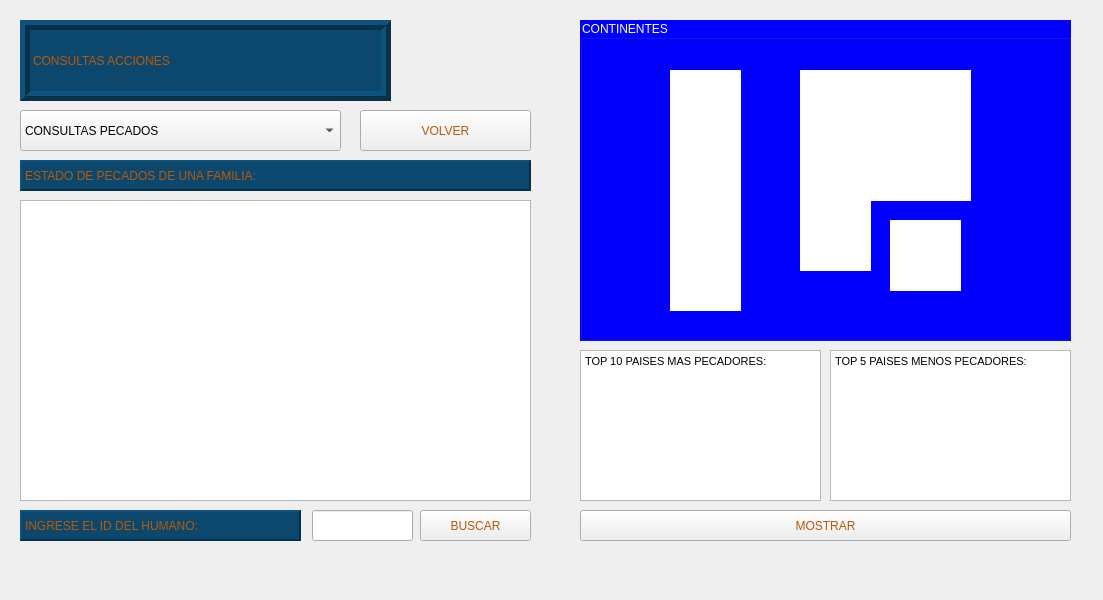
<?xml version="1.0" encoding="UTF-8"?>
<ui version="4.0">
 <class>Ventana_Consultas_Acciones</class>
 <widget class="QMainWindow" name="Ventana_Consultas_Acciones">
  <property name="geometry">
   <rect>
    <x>0</x>
    <y>0</y>
    <width>1103</width>
    <height>600</height>
   </rect>
  </property>
  <property name="windowTitle">
   <string>MainWindow</string>
  </property>
  <widget class="QWidget" name="centralwidget">
   <widget class="QLabel" name="label">
    <property name="geometry">
     <rect>
      <x>0</x>
      <y>0</y>
      <width>1101</width>
      <height>551</height>
     </rect>
    </property>
    <property name="text">
     <string/>
    </property>
    <property name="pixmap">
     <pixmap resource="Imagenes.qrc">:/Listas/fondo_SumarAcciones.jpg</pixmap>
    </property>
    <property name="scaledContents">
     <bool>true</bool>
    </property>
   </widget>
   <widget class="QLabel" name="label_2">
    <property name="geometry">
     <rect>
      <x>20</x>
      <y>20</y>
      <width>371</width>
      <height>81</height>
     </rect>
    </property>
    <property name="styleSheet">
     <string notr="true">background-color: rgb(12, 72, 109);
font: 75 italic 24pt &quot;Times New Roman&quot;;
color: rgb(188, 88, 5);</string>
    </property>
    <property name="frameShape">
     <enum>QFrame::Box</enum>
    </property>
    <property name="frameShadow">
     <enum>QFrame::Raised</enum>
    </property>
    <property name="lineWidth">
     <number>5</number>
    </property>
    <property name="text">
     <string>CONSULTAS ACCIONES</string>
    </property>
   </widget>
   <widget class="QGroupBox" name="groupBox">
    <property name="geometry">
     <rect>
      <x>580</x>
      <y>20</y>
      <width>491</width>
      <height>321</height>
     </rect>
    </property>
    <property name="styleSheet">
     <string notr="true">font: italic 12pt &quot;Times New Roman&quot;;
background-color: rgb(0, 0, 255);
color: rgb(255, 255, 255);</string>
    </property>
    <property name="title">
     <string>CONTINENTES</string>
    </property>
    <widget class="QLabel" name="america_label">
     <property name="geometry">
      <rect>
       <x>90</x>
       <y>50</y>
       <width>71</width>
       <height>241</height>
      </rect>
     </property>
     <property name="styleSheet">
      <string notr="true">background-color: rgb(255, 255, 255);</string>
     </property>
     <property name="text">
      <string>AMERICA</string>
     </property>
     <property name="scaledContents">
      <bool>true</bool>
     </property>
    </widget>
    <widget class="QLabel" name="africa_label">
     <property name="geometry">
      <rect>
       <x>220</x>
       <y>140</y>
       <width>71</width>
       <height>111</height>
      </rect>
     </property>
     <property name="styleSheet">
      <string notr="true">background-color: rgb(255, 255, 255);</string>
     </property>
     <property name="text">
      <string>AFRICA</string>
     </property>
     <property name="scaledContents">
      <bool>true</bool>
     </property>
    </widget>
    <widget class="QLabel" name="europa_label">
     <property name="geometry">
      <rect>
       <x>220</x>
       <y>50</y>
       <width>71</width>
       <height>91</height>
      </rect>
     </property>
     <property name="styleSheet">
      <string notr="true">background-color: rgb(255, 255, 255);</string>
     </property>
     <property name="text">
      <string>EUROPA</string>
     </property>
     <property name="scaledContents">
      <bool>true</bool>
     </property>
    </widget>
    <widget class="QLabel" name="asia_label">
     <property name="geometry">
      <rect>
       <x>290</x>
       <y>50</y>
       <width>101</width>
       <height>131</height>
      </rect>
     </property>
     <property name="styleSheet">
      <string notr="true">background-color: rgb(255, 255, 255);</string>
     </property>
     <property name="text">
      <string>ASIA</string>
     </property>
     <property name="scaledContents">
      <bool>true</bool>
     </property>
    </widget>
    <widget class="QLabel" name="oceania_label">
     <property name="geometry">
      <rect>
       <x>310</x>
       <y>200</y>
       <width>71</width>
       <height>71</height>
      </rect>
     </property>
     <property name="styleSheet">
      <string notr="true">background-color: rgb(255, 255, 255);</string>
     </property>
     <property name="text">
      <string>OCEANIA</string>
     </property>
     <property name="scaledContents">
      <bool>true</bool>
     </property>
    </widget>
   </widget>
   <widget class="QComboBox" name="comboBox">
    <property name="geometry">
     <rect>
      <x>20</x>
      <y>110</y>
      <width>321</width>
      <height>41</height>
     </rect>
    </property>
    <property name="styleSheet">
     <string notr="true">font: italic 14pt &quot;Times New Roman&quot;;</string>
    </property>
    <item>
     <property name="text">
      <string>CONSULTAS PECADOS</string>
     </property>
    </item>
    <item>
     <property name="text">
      <string>CONSULTAS BUENAS ACCIONES</string>
     </property>
    </item>
   </widget>
   <widget class="QTextBrowser" name="textBrowser">
    <property name="geometry">
     <rect>
      <x>580</x>
      <y>350</y>
      <width>241</width>
      <height>151</height>
     </rect>
    </property>
    <property name="html">
     <string>&lt;!DOCTYPE HTML PUBLIC &quot;-//W3C//DTD HTML 4.0//EN&quot; &quot;http://www.w3.org/TR/REC-html40/strict.dtd&quot;&gt;
&lt;html&gt;&lt;head&gt;&lt;meta name=&quot;qrichtext&quot; content=&quot;1&quot; /&gt;&lt;style type=&quot;text/css&quot;&gt;
p, li { white-space: pre-wrap; }
&lt;/style&gt;&lt;/head&gt;&lt;body style=&quot; font-family:'MS Shell Dlg 2'; font-size:8.25pt; font-weight:400; font-style:normal;&quot;&gt;
&lt;p style=&quot; margin-top:0px; margin-bottom:0px; margin-left:0px; margin-right:0px; -qt-block-indent:0; text-indent:0px;&quot;&gt;TOP 10 PAISES MAS PECADORES:&lt;/p&gt;&lt;/body&gt;&lt;/html&gt;</string>
    </property>
   </widget>
   <widget class="QTextBrowser" name="textBrowser_2">
    <property name="geometry">
     <rect>
      <x>830</x>
      <y>350</y>
      <width>241</width>
      <height>151</height>
     </rect>
    </property>
    <property name="html">
     <string>&lt;!DOCTYPE HTML PUBLIC &quot;-//W3C//DTD HTML 4.0//EN&quot; &quot;http://www.w3.org/TR/REC-html40/strict.dtd&quot;&gt;
&lt;html&gt;&lt;head&gt;&lt;meta name=&quot;qrichtext&quot; content=&quot;1&quot; /&gt;&lt;style type=&quot;text/css&quot;&gt;
p, li { white-space: pre-wrap; }
&lt;/style&gt;&lt;/head&gt;&lt;body style=&quot; font-family:'MS Shell Dlg 2'; font-size:8.25pt; font-weight:400; font-style:normal;&quot;&gt;
&lt;p style=&quot; margin-top:0px; margin-bottom:0px; margin-left:0px; margin-right:0px; -qt-block-indent:0; text-indent:0px;&quot;&gt;TOP 5 PAISES MENOS PECADORES:&lt;/p&gt;&lt;/body&gt;&lt;/html&gt;</string>
    </property>
   </widget>
   <widget class="QLineEdit" name="lineEdit">
    <property name="geometry">
     <rect>
      <x>312</x>
      <y>510</y>
      <width>101</width>
      <height>31</height>
     </rect>
    </property>
    <property name="styleSheet">
     <string notr="true">font: italic 14pt &quot;Times New Roman&quot;;</string>
    </property>
    <property name="text">
     <string/>
    </property>
   </widget>
   <widget class="QTextBrowser" name="textBrowser_3">
    <property name="geometry">
     <rect>
      <x>20</x>
      <y>200</y>
      <width>511</width>
      <height>301</height>
     </rect>
    </property>
    <property name="html">
     <string>&lt;!DOCTYPE HTML PUBLIC &quot;-//W3C//DTD HTML 4.0//EN&quot; &quot;http://www.w3.org/TR/REC-html40/strict.dtd&quot;&gt;
&lt;html&gt;&lt;head&gt;&lt;meta name=&quot;qrichtext&quot; content=&quot;1&quot; /&gt;&lt;style type=&quot;text/css&quot;&gt;
p, li { white-space: pre-wrap; }
&lt;/style&gt;&lt;/head&gt;&lt;body style=&quot; font-family:'MS Shell Dlg 2'; font-size:8.25pt; font-weight:400; font-style:normal;&quot;&gt;
&lt;p style=&quot;-qt-paragraph-type:empty; margin-top:0px; margin-bottom:0px; margin-left:0px; margin-right:0px; -qt-block-indent:0; text-indent:0px;&quot;&gt;&lt;br /&gt;&lt;/p&gt;
&lt;p style=&quot;-qt-paragraph-type:empty; margin-top:0px; margin-bottom:0px; margin-left:0px; margin-right:0px; -qt-block-indent:0; text-indent:0px;&quot;&gt;&lt;br /&gt;&lt;/p&gt;&lt;/body&gt;&lt;/html&gt;</string>
    </property>
   </widget>
   <widget class="QLabel" name="label_3">
    <property name="geometry">
     <rect>
      <x>20</x>
      <y>510</y>
      <width>281</width>
      <height>31</height>
     </rect>
    </property>
    <property name="styleSheet">
     <string notr="true">background-color: rgb(12, 72, 109);
font: 75 italic 14pt &quot;Times New Roman&quot;;
color: rgb(188, 88, 5);</string>
    </property>
    <property name="frameShape">
     <enum>QFrame::Panel</enum>
    </property>
    <property name="frameShadow">
     <enum>QFrame::Raised</enum>
    </property>
    <property name="lineWidth">
     <number>2</number>
    </property>
    <property name="text">
     <string>INGRESE EL ID DEL HUMANO:</string>
    </property>
   </widget>
   <widget class="QPushButton" name="pushButton_4">
    <property name="geometry">
     <rect>
      <x>420</x>
      <y>510</y>
      <width>111</width>
      <height>31</height>
     </rect>
    </property>
    <property name="styleSheet">
     <string notr="true">font: 75 italic 18pt &quot;Times New Roman&quot;;
color: rgb(188, 88, 5);</string>
    </property>
    <property name="text">
     <string>BUSCAR</string>
    </property>
   </widget>
   <widget class="QLabel" name="label_4">
    <property name="geometry">
     <rect>
      <x>20</x>
      <y>160</y>
      <width>511</width>
      <height>31</height>
     </rect>
    </property>
    <property name="styleSheet">
     <string notr="true">background-color: rgb(12, 72, 109);
font: 75 italic 14pt &quot;Times New Roman&quot;;
color: rgb(188, 88, 5);</string>
    </property>
    <property name="frameShape">
     <enum>QFrame::Panel</enum>
    </property>
    <property name="frameShadow">
     <enum>QFrame::Raised</enum>
    </property>
    <property name="lineWidth">
     <number>2</number>
    </property>
    <property name="text">
     <string>ESTADO DE PECADOS DE UNA FAMILIA:</string>
    </property>
   </widget>
   <widget class="QPushButton" name="pushButton_5">
    <property name="geometry">
     <rect>
      <x>360</x>
      <y>110</y>
      <width>171</width>
      <height>41</height>
     </rect>
    </property>
    <property name="styleSheet">
     <string notr="true">font: 75 italic 18pt &quot;Times New Roman&quot;;
color: rgb(188, 88, 5);</string>
    </property>
    <property name="text">
     <string>VOLVER</string>
    </property>
   </widget>
   <widget class="QPushButton" name="pushButton_6">
    <property name="geometry">
     <rect>
      <x>580</x>
      <y>510</y>
      <width>491</width>
      <height>31</height>
     </rect>
    </property>
    <property name="styleSheet">
     <string notr="true">font: 75 italic 18pt &quot;Times New Roman&quot;;
color: rgb(188, 88, 5);</string>
    </property>
    <property name="text">
     <string>MOSTRAR</string>
    </property>
   </widget>
  </widget>
 </widget>
 <resources>
  <include location="Imagenes.qrc"/>
 </resources>
 <connections/>
</ui>
